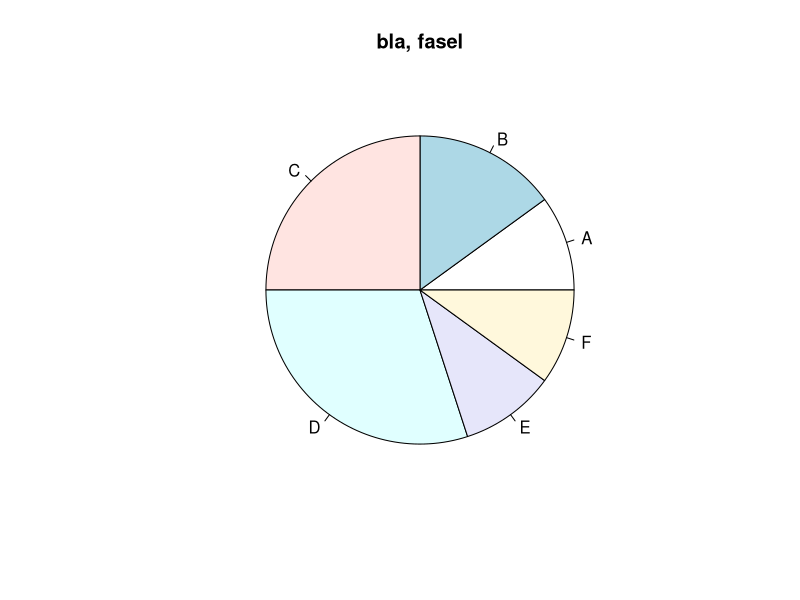
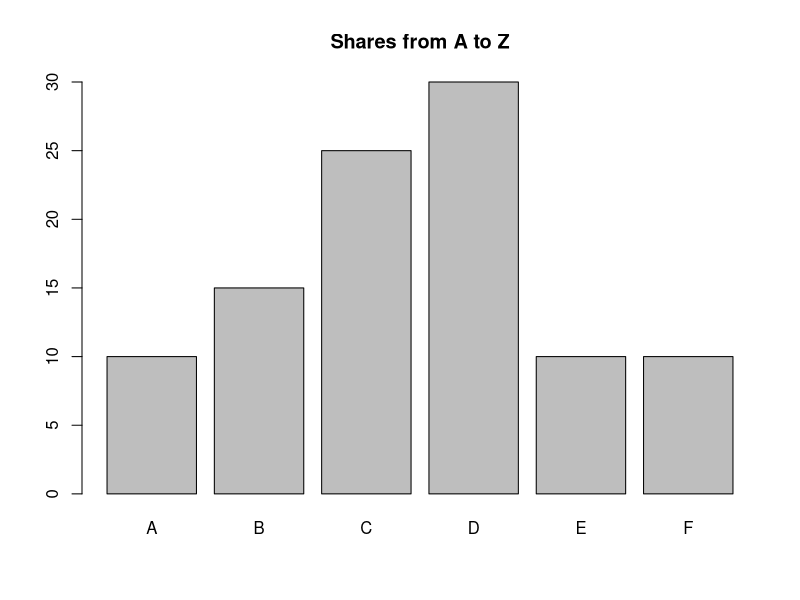

Source code (R) for these figures, in order:
################################
# DO NOT MODIFY THIS BLOCK!
# id: 123456
# created: 2022-04-21
# achievable score: 21
# DO NOT MODIFY THIS BLOCK! 
################################


# Task 1:
# 3 Points
# Create and return a sequence of whole numbers from 10 to 20.
#
# Do NOT change the following line
create_sequence_from_10_to_20 <- function(){
  c(10:20)
}
create_sequence_from_10_to_20()

# Task 2:
# 3 Points
# Create and return a sequence of whole numbers from 20 to 30.
#
# Do NOT change the following line
create_sequence_from_20_to_30 <- function(){
  c(20:30)
}
create_sequence_from_20_to_30()

# Task 3:
# 3 Points
# Create and return a sequence of whole numbers from 40 to 80.
# Make sure to use 'seq' and a step size of 2.
#
# Do NOT change the following line
create_sequence_from_40_to_80 <- function(){
  seq(40,80,2)
}
create_sequence_from_40_to_80()

# Task 4:
# 2 Points
# Sum 4th and 6th position in vector 'vec'
#
# Do NOT change the following line
sum_4th_and_6th_position <- function(vec){
  vec[4]+vec[6]
}
sum_4th_and_6th_position(vec=c(10:20))

# Task 5:
# 2 Points
# Sum 4th and 6th position in vector 'vec'
#
# Do NOT change the following line
sum_vec1_and_vec2_without_plus <- function(vec1,vec2){
  sum(vec1,vec2)
}
sum_vec1_and_vec2_without_plus(vec1=c(10:20),vec2=c(20:30))

# Task 6:
# 4 Points
# Plot a pie chart. Assign labels to the plots. And give a speaking title.
#
# Do NOT change the following line
plot_pie_chart <- function(data, labels, main){
  pie(data, labels = labels, main = main)
}
plot_pie_chart(data=c(10,15,25,30,10,10), labels=LETTERS[1:6], main="bla, fasel")

# Task 7:
# 4 Points
# Plot a barplot. Assign labels to the plots. And give a speaking title.
# Make sure the plot is saved to the png file
#
# Do NOT change the following line
plot_barplot_to_png <- function(data, labels){
  png("test.png", width=320, height=240)
  barplot(data, names.arg = labels, main = "Shares from A to Z")
  dev.off()
}
plot_barplot_to_png(data=c(10,15,25,30,10,10), labels=LETTERS[1:6])



